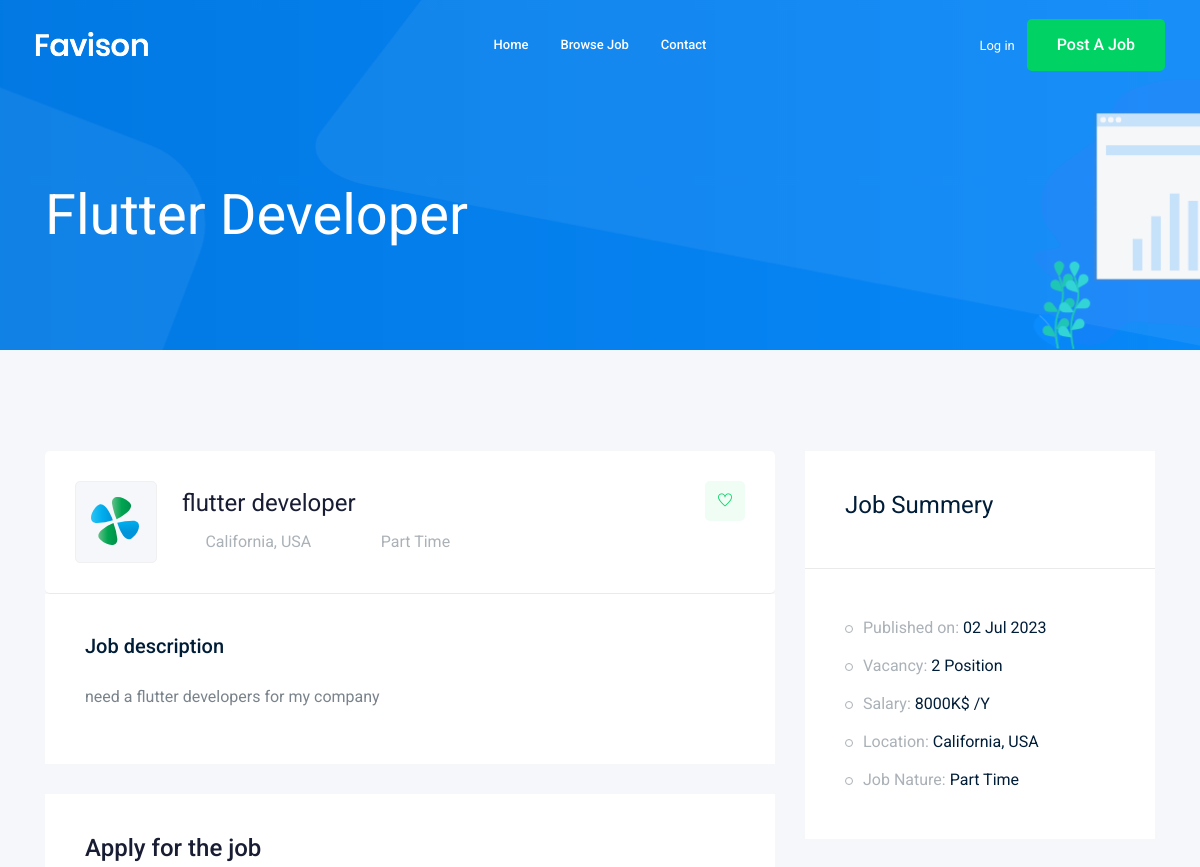
/jobs/flutter-developer (upper part), run on an earlier commit of the app's database.
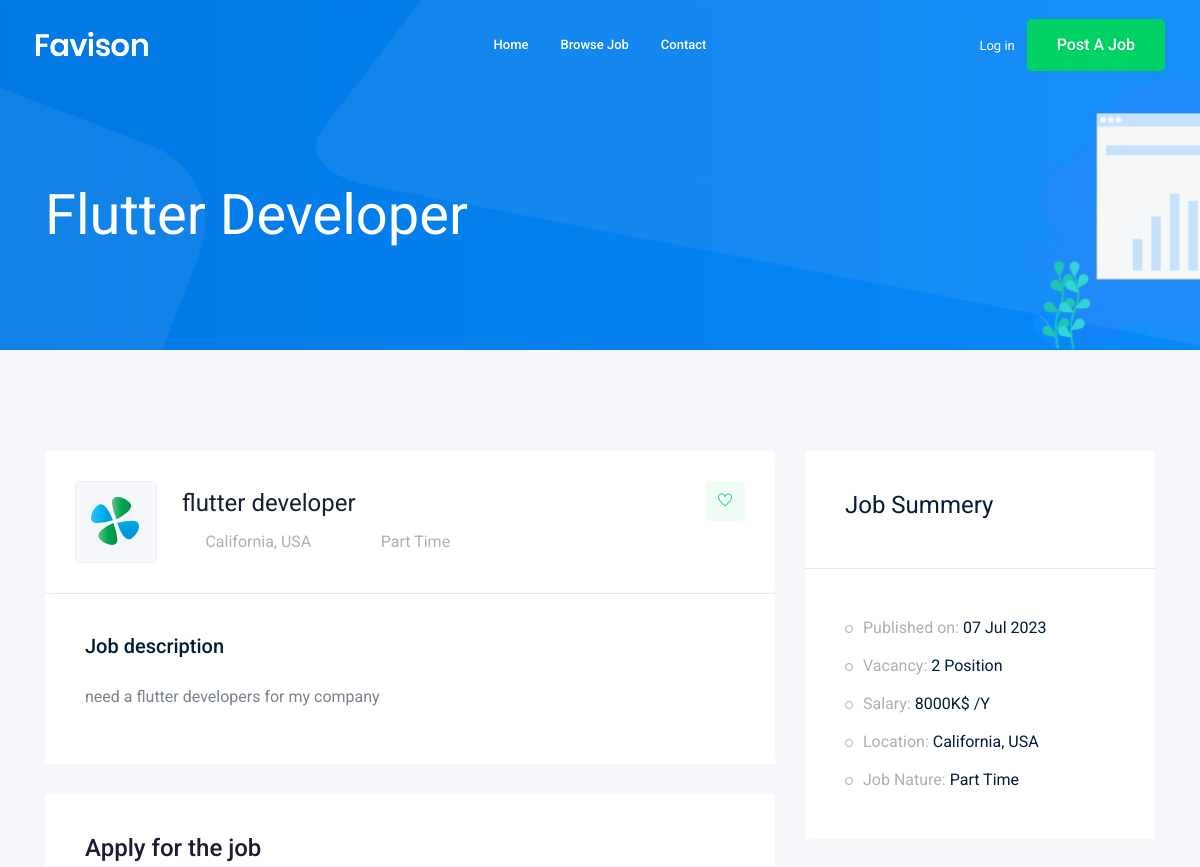
And on a later commit of the database.
### job/models.py (models this page shows, shortened)
class Job(models.Model):    #table
    owner = models.ForeignKey(User , related_name = 'job_owner', on_delete = models.CASCADE)
    title = models.CharField(max_length = 100)  #column 1
    job_type = models.CharField(max_length = 15 , choices = JOB_TYPE)   #column 3
    description = models.TextField(max_length = 1000)
    time_published = models.DateTimeField(auto_now=True)
    vacancy = models.IntegerField(default = 1)
    salary = models.IntegerField(default = 0)
    category = models.ForeignKey('Category', on_delete = models.CASCADE)
    experience = models.IntegerField(default=1)
    image = models.ImageField(upload_to = image_upload)
    slug = models.SlugField(blank = True , null = True)

### job/views.py (the view)
# urls.py: path('<str:slug>', views.job_details , name = 'job_detail'),
def job_details(request , slug):
    job_detail = Job.objects.get(slug = slug)
    if request.method == 'POST':
        form = ApplyForm(request.POST , request.FILES)
        if form.is_valid():
            myform = form.save(commit = False)
            myform.job = job_detail
            myform = form.save()
    else:
        form = ApplyForm()
    context = {'job' : job_detail , 'form' : form}
    return render(request , 'job/job_details.html' , context)

### job/templates/job/job_details.html (shortened to what this page needs)
{% extends 'base.html' %}
{% load bootstrap4 %}
{% block body %}
    <div class="bradcam_area bradcam_bg_1">
        <div class="container">
            <div class="row">
                <div class="col-xl-12">
                    <div class="bradcam_text">
                        <h3>{{job.title}}</h3>
                    </div>
                </div>
            </div>
        </div>
    </div>
    <div class="job_details_area">
        <div class="container">
            <div class="row">
                <div class="col-lg-8">
                    <div class="job_details_header">
                        <div class="single_jobs white-bg d-flex justify-content-between">
                            <div class="jobs_left d-flex align-items-center">
                                <div class="thumb">
                                    <img src="img/svg_icon/1.svg" alt="">
                                </div>
                                <div class="jobs_conetent">
                                    <a href="#"><h4>{{job.title}}</h4></a>
                                    <div class="links_locat d-flex align-items-center">
                                        <div class="location">
                                            <p> <i class="fa fa-map-marker"></i> California, USA</p>
                                        </div>
                                        <div class="location">
                                            <p> <i class="fa fa-clock-o"></i>{{job.job_type}}</p>
                                        </div>
                                    </div>
                                </div>
                            </div>
                            <div class="jobs_right">
                                <div class="apply_now">
                                    <a class="heart_mark" href="#"> <i class="ti-heart"></i> </a>
                                </div>
                            </div>
                        </div>
                    </div>
                    <div class="descript_wrap white-bg">
                        <div class="single_wrap">
                            <h4>Job description</h4>
                            <p>{{job.description}}</p>
                        </div>
                    </div>
                    <div class="apply_job_form white-bg">
                        <h4>Apply for the job</h4>
                    </div>
                </div>
                <div class="col-lg-4">
                    <div class="job_sumary">
                        <div class="summery_header">
                            <h3>Job Summery</h3>
                        </div>
                        <div class="job_content">
                            <ul>
                                <li>Published on: <span>{{job.time_published|date:'d M o'}}</span></li>
                                <li>Vacancy: <span>{{job.vacancy}} Position</span></li>
                                <li>Salary: <span>{{job.salary}}K$ /Y</span></li>
                                <li>Location: <span>California, USA</span></li>
                                <li>Job Nature: <span>{{job.job_type}}</span></li>
                            </ul>
                        </div>
                    </div>
                </div>
            </div>
        </div>
    </div>
    {% endblock body %}

What changed in the data, as far as the page shows it:
changed Job "Flutter Developer": time_published "02 Jul 2023" → "07 Jul 2023"
